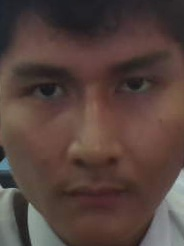
#> input picture web/dataset_liveness/real/0000.jpg, 184 x 246 px
$ python entrenar_liveness.py   (older library calls are emulated)
#> lines starting #> are read from the running program, lines starting #| are printed output that depends on the picture
#> in cargar_carpeta, img_bgr is the input picture: shape (246, 184, 3); mean B, G, R 61.2, 66.4, 85.2
### web/liveness_ml.py
"""
Clasificador de liveness (rostro real vs. foto/pantalla) entrenado con
ejemplos propios -- reemplaza la dependencia del anti_spoofing interno de
DeepFace, que en este entorno (detector "yunet") fallaba en silencio.

No usa red neuronal: extrae unas pocas características simples y rápidas
del recorte de rostro (el mismo que ya entrega DeepFace.extract_faces, sin
volver a recortar nada) y las clasifica con un modelo liviano entrenado por
vos. Flujo completo:

  1. python capturar_ejemplos.py   -> juntás fotos de tu cara real y de la
                                       foto/celular que uses para probar
  2. python entrenar_liveness.py   -> entrena y guarda modelo_liveness.pkl
  3. app.py lo carga solo si existe modelo_liveness.pkl (si no existe, no
     bloquea nada -- se comporta como si esta capa no estuviera, igual que
     antes).
"""
import os

import cv2
import numpy as np

NOMBRES_CARACTERISTICAS = ["moire", "nitidez", "brillos", "bordes", "sat_media", "sat_std"]


def extraer_caracteristicas(cara_recorte):
    """cara_recorte: array RGB (float 0-1 u uint8), como el que devuelve
    DeepFace.extract_faces en caras[0]["face"], o una imagen leída con
    cv2.imread ya convertida a RGB."""
    img = cara_recorte
    if img.dtype != np.uint8:
        img = (np.clip(img, 0, 1) * 255).astype(np.uint8)

    if img.ndim == 3:
        gris = cv2.cvtColor(img, cv2.COLOR_RGB2GRAY)
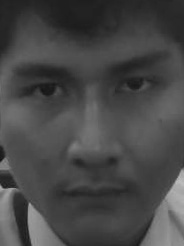
#> gris: shape (246, 184); min 20, max 189, mean 71.4
        hsv = cv2.cvtColor(img, cv2.COLOR_RGB2HSV)
#> hsv: shape (246, 184, 3); mean H, S, V 36.1, 75.9, 86.2
        hsv = cv2.resize(hsv, (128, 128))
#> hsv: shape (128, 128, 3); mean H, S, V 36.1, 75.8, 86.1
    else:
        gris = img
        hsv = None
    gris = cv2.resize(gris, (128, 128))
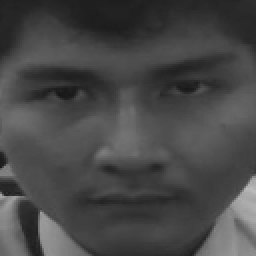
#> gris: shape (128, 128) (shown 2 times larger); min 23, max 188, mean 71.3

    # 1. Energía de alta frecuencia -- patrón de moiré típico de pantallas
    #    (la grilla de píxeles del celular/monitor interfiere con el sensor
    #    de la cámara y deja una firma de alta frecuencia que la piel no tiene).
    espectro = np.fft.fftshift(np.fft.fft2(gris.astype(np.float32)))
    magnitud = np.abs(espectro)
    h, w = magnitud.shape
#> h = 128; w = 128
    cy, cx = h // 2, w // 2
#> cy = 64; cx = 64
    Y, X = np.ogrid[:h, :w]
#> Y = 128 values from 0 to 127
    dist = np.sqrt((Y - cy) ** 2 + (X - cx) ** 2)
    banda_alta = (dist > 10) & (dist < min(cy, cx) - 4)
    moire = float(magnitud[banda_alta].sum() / (magnitud.sum() + 1e-6))
#> moire = 0.541

    # 2. Nitidez (varianza del Laplaciano) -- impresiones/pantallas refotografiadas
    #    suelen perder algo de definición frente a piel real de cerca.
    nitidez = float(cv2.Laplacian(gris, cv2.CV_64F).var())
#> nitidez = 72.69

    # 3. Proporción de píxeles muy brillantes -- reflejos de vidrio/pantalla.
    brillos = float(np.mean(gris > 240))
#> brillos = 0

    # 4. Densidad de bordes.
    bordes = float(np.mean(cv2.Canny(gris, 80, 160) > 0))
#> bordes = 0.0237

    # 5. Saturación media y su desviación -- el color que reproduce una
    #    pantalla suele diferir sutilmente del de la piel real bajo la misma luz.
    if hsv is not None:
        sat_media = float(hsv[:, :, 1].mean())
#> sat_media = 75.82
        sat_std = float(hsv[:, :, 1].std())
#> sat_std = 30.79
    else:
        sat_media = sat_std = 0.0

    return np.array([moire, nitidez, brillos, bordes, sat_media, sat_std], dtype=float)


_modelo = None
_modelo_cargado = False
_ruta_modelo_default = os.path.join(os.path.dirname(os.path.abspath(__file__)), "modelo_liveness.pkl")


# [31 lines left out: functions cargar_modelo, clasificar, not called in this run]

### web/entrenar_liveness.py
"""
Entrena el clasificador de liveness a partir de dataset_liveness/real y
dataset_liveness/falso (generados con capturar_ejemplos.py) y guarda
modelo_liveness.pkl, que app.py carga automáticamente en el próximo arranque
si el archivo existe.

Requiere: pip install scikit-learn joblib

Uso:
    python entrenar_liveness.py
"""
import os

import cv2
import joblib
import numpy as np
from sklearn.ensemble import RandomForestClassifier
from sklearn.metrics import classification_report
from sklearn.model_selection import train_test_split

from liveness_ml import NOMBRES_CARACTERISTICAS, extraer_caracteristicas

CARPETA_REAL = os.path.join(os.path.dirname(os.path.abspath(__file__)), "dataset_liveness", "real")
CARPETA_FALSO = os.path.join(os.path.dirname(os.path.abspath(__file__)), "dataset_liveness", "falso")
MINIMO_POR_CLASE = 15  # con menos que esto el modelo no va a generalizar nada


def cargar_carpeta(carpeta, etiqueta):
    X, y = [], []
    if not os.path.isdir(carpeta):
        return X, y
    for nombre in sorted(os.listdir(carpeta)):
        ruta = os.path.join(carpeta, nombre)
        img_bgr = cv2.imread(ruta)
        if img_bgr is None:
            continue
        img_rgb = cv2.cvtColor(img_bgr, cv2.COLOR_BGR2RGB)
        X.append(extraer_caracteristicas(img_rgb))
        y.append(etiqueta)
    return X, y


def main():
    X_real, y_real = cargar_carpeta(CARPETA_REAL, "real")
#> X_real = [[0.541, 72.69, 0, 0.0237, 75.82, 30.79]]; y_real = ['real']
    X_falso, y_falso = cargar_carpeta(CARPETA_FALSO, "falso")
#> call 2 of cargar_carpeta, with carpeta = 'web/dataset_liveness/falso', etiqueta = 'falso'
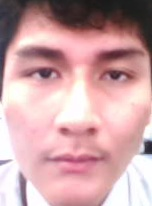
#> input picture web/dataset_liveness/falso/0000.jpg, 152 x 206 px
#> in cargar_carpeta, img_bgr is the input picture: shape (206, 152, 3); mean B, G, R 166.5, 163.3, 203.3
#> in extraer_caracteristicas (call 2), `gris = cv2.cvtColor(img, cv2.COLOR_RGB2GRAY)`:
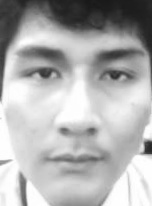
#> gris: shape (206, 152); min 24, max 255, mean 175.6
#> in extraer_caracteristicas (call 2), `hsv = cv2.cvtColor(img, cv2.COLOR_RGB2HSV)`: hsv: shape (206, 152, 3); mean H, S, V 102.1, 55.9, 204
#> in extraer_caracteristicas (call 2), `hsv = cv2.resize(hsv, (128, 128))`: hsv: shape (128, 128, 3); mean H, S, V 102, 55.8, 203.9
#> in extraer_caracteristicas (call 2), `gris = cv2.resize(gris, (128, 128))`:
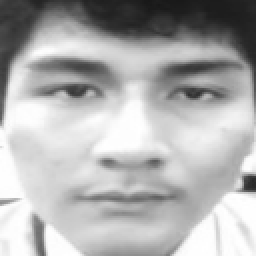
#> gris: shape (128, 128) (shown 2 times larger); min 24, max 255, mean 175.5
#> in extraer_caracteristicas (call 2), `moire = float(magnitud[banda_alta].sum() / (magnitud.sum() + 1e-6))`: moire = 0.484
#> in extraer_caracteristicas (call 2), `nitidez = float(cv2.Laplacian(gris, cv2.CV_64F).var())`: nitidez = 133.1
#> in extraer_caracteristicas (call 2), `brillos = float(np.mean(gris > 240))`: brillos = 0.141
#> in extraer_caracteristicas (call 2), `bordes = float(np.mean(cv2.Canny(gris, 80, 160) > 0))`: bordes = 0.0782
#> in extraer_caracteristicas (call 2), `sat_media = float(hsv[:, :, 1].mean())`: sat_media = 55.82
#> in extraer_caracteristicas (call 2), `sat_std = float(hsv[:, :, 1].std())`: sat_std = 31.56
#> X_falso = [[0.484, 133.1, 0.141, 0.0782, 55.82, 31.56]]; y_falso = ['falso']
    print(f"Ejemplos reales: {len(X_real)}  |  Ejemplos falsos: {len(X_falso)}")
#| Ejemplos reales: 1  |  Ejemplos falsos: 1

    if len(X_real) < MINIMO_POR_CLASE or len(X_falso) < MINIMO_POR_CLASE:
        print(f"Necesitás al menos {MINIMO_POR_CLASE} ejemplos de cada tipo (idealmente 40+) "
              f"para que el modelo sirva de algo. Corré capturar_ejemplos.py un poco más.")
        return

    X = np.array(X_real + X_falso)
    y = np.array(y_real + y_falso)

    X_train, X_test, y_train, y_test = train_test_split(
        X, y, test_size=0.25, stratify=y, random_state=42
    )

    modelo = RandomForestClassifier(n_estimators=200, class_weight="balanced", random_state=42)
    modelo.fit(X_train, y_train)

    print("\n--- Resultado sobre datos de prueba (que el modelo no vio al entrenar) ---")
    print(classification_report(y_test, modelo.predict(X_test)))

    print("--- Qué tanto pesa cada característica para distinguir real de falso ---")
    for nombre, peso in sorted(zip(NOMBRES_CARACTERISTICAS, modelo.feature_importances_), key=lambda x: -x[1]):
        print(f"  {nombre}: {peso:.3f}")

    destino = os.path.join(os.path.dirname(os.path.abspath(__file__)), "modelo_liveness.pkl")
    joblib.dump(modelo, destino)
    print(f"\nGuardado en {destino}")
    print("Reiniciá app.py (Ctrl+C y volver a correr python app.py) para que empiece a usarlo.")


if __name__ == "__main__":
    main()
